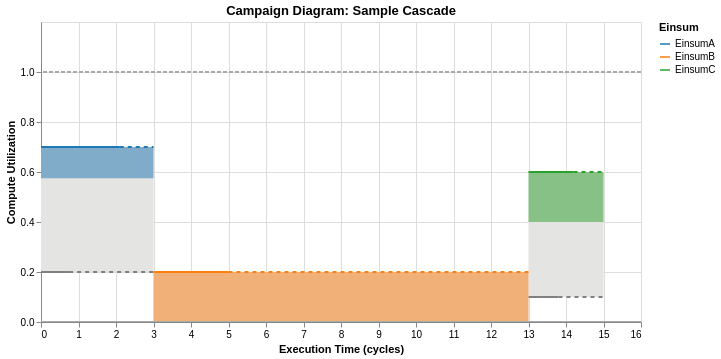

Notebook code cell kept with this figure:
### Code cell
campaign_diagram1 = CampaignDiagram(cascade1)
viz = campaign_diagram1.draw(
    guard_position="below",     # or "above", "centered"
    #dual_mode=True,  # dual_mode vs colocated mode. 
    #include_boundaries=True, # draws a vertical line to separate out fusion groups
    return_df=False #True, returns a pandas dataframe of the data used to plot the campaign diagram
)
viz.interactive()

### Figure 1 — Vega-Lite specification as saved in the notebook (floating-point values rounded to 4 significant figures)
{"config": {"view": {"continuousWidth": 300, "continuousHeight": 300}}, "layer": [{"layer": [{"layer": [{"layer": [{"mark": {"type": "rect", "color": "#E4E4E2"}, "encoding": {"tooltip": [{"field": "Einsum", "type": "nominal"}, {"field": "runtime", "type": "quantitative"}, {"field": "og_runtime", "type": "quantitative"}, {"field": "Memory_Utilization", "type": "quantitative"}, {"field": "Compute_Utilization", "type": "quantitative"}, {"field": "Compute_Utilization_plot", "type": "quantitative"}, {"field": "fusion_group", "type": "nominal"}, {"field": "memory_well", "type": "quantitative"}, {"field": "full_End_Time", "type": "quantitative"}, {"field": "throttled_duration", "type": "quantitative"}, {"field": "mem_throttled_duration", "type": "quantitative"}, {"field": "comp_throttled_duration", "type": "quantitative"}, {"field": "comp_perc", "type": "quantitative"}, {"field": "bw_perc", "type": "quantitative"}, {"field": "compute_type", "type": "nominal"}, {"field": "memory_type", "type": "nominal"}], "x": {"field": "Time_Stamp", "type": "quantitative"}, "x2": {"field": "full_End_Time"}, "y": {"field": "compute_limit_bot", "type": "quantitative"}, "y2": {"field": "compute_limit_top"}}, "name": "view_3180b47281475770_0", "transform": [{"calculate": "datum.Compute_Utilization_plot", "as": "compute_limit_top"}, {"calculate": "datum.Compute_Utilization_plot - 0.5 * datum.memory_well", "as": "compute_limit_bot"}, {"calculate": "datum.Compute_Utilization_plot - datum.Memory_Utilization * 0.5", "as": "y1"}, {"calculate": "datum.Compute_Utilization_plot", "as": "y2"}]}, {"mark": {"type": "rule", "color": "gray", "size": 2, "strokeDash": [0, 0]}, "encoding": {"tooltip": [{"field": "Einsum", "type": "nominal"}, {"field": "runtime", "type": "quantitative"}, {"field": "og_runtime", "type": "quantitative"}, {"field": "Memory_Utilization", "type": "quantitative"}, {"field": "Compute_Utilization", "type": "quantitative"}, {"field": "Compute_Utilization_plot", "type": "quantitative"}, {"field": "fusion_group", "type": "nominal"}, {"field": "memory_well", "type": "quantitative"}, {"field": "full_End_Time", "type": "quantitative"}, {"field": "throttled_duration", "type": "quantitative"}, {"field": "mem_throttled_duration", "type": "quantitative"}, {"field": "comp_throttled_duration", "type": "quantitative"}, {"field": "comp_perc", "type": "quantitative"}, {"field": "bw_perc", "type": "quantitative"}, {"field": "compute_type", "type": "nominal"}, {"field": "memory_type", "type": "nominal"}], "x": {"field": "Time_Stamp", "type": "quantitative"}, "x2": {"field": "mb_End_Time"}, "y": {"field": "compute_limit_bot", "type": "quantitative"}}, "transform": [{"calculate": "datum.Compute_Utilization_plot", "as": "compute_limit_top"}, {"calculate": "datum.Compute_Utilization_plot - 0.5 * datum.memory_well", "as": "compute_limit_bot"}, {"calculate": "datum.Compute_Utilization_plot - datum.Memory_Utilization * 0.5", "as": "y1"}, {"calculate": "datum.Compute_Utilization_plot", "as": "y2"}]}]}, {"mark": {"type": "rect", "opacity": 0.5}, "encoding": {"color": {"field": "Einsum", "legend": null, "scale": {"domain": ["EinsumA", "EinsumB", "EinsumC"], "range": ["#1f77b4", "#ff7f0e", "#2ca02c"]}, "sort": ["EinsumA", "EinsumB", "EinsumC"], "type": "nominal"}, "tooltip": [{"field": "Einsum", "type": "nominal"}, {"field": "runtime", "type": "quantitative"}, {"field": "og_runtime", "type": "quantitative"}, {"field": "Memory_Utilization", "type": "quantitative"}, {"field": "Compute_Utilization", "type": "quantitative"}, {"field": "Compute_Utilization_plot", "type": "quantitative"}, {"field": "fusion_group", "type": "nominal"}, {"field": "memory_well", "type": "quantitative"}, {"field": "full_End_Time", "type": "quantitative"}, {"field": "throttled_duration", "type": "quantitative"}, {"field": "mem_throttled_duration", "type": "quantitative"}, {"field": "comp_throttled_duration", "type": "quantitative"}, {"field": "comp_perc", "type": "quantitative"}, {"field": "bw_perc", "type": "quantitative"}, {"field": "compute_type", "type": "nominal"}, {"field": "memory_type", "type": "nominal"}], "x": {"field": "Time_Stamp", "type": "quantitative"}, "x2": {"field": "full_End_Time"}, "y": {"field": "y1", "type": "quantitative"}, "y2": {"field": "y2"}}, "transform": [{"calculate": "datum.Compute_Utilization_plot", "as": "compute_limit_top"}, {"calculate": "datum.Compute_Utilization_plot - 0.5 * datum.memory_well", "as": "compute_limit_bot"}, {"calculate": "datum.Compute_Utilization_plot - datum.Memory_Utilization * 0.5", "as": "y1"}, {"calculate": "datum.Compute_Utilization_plot", "as": "y2"}]}, {"mark": {"type": "line", "interpolate": "step-after", "size": 2}, "encoding": {"color": {"field": "Einsum", "legend": null, "scale": {"domain": ["EinsumA", "EinsumB", "EinsumC"], "range": ["#1f77b4", "#ff7f0e", "#2ca02c"]}, "sort": ["EinsumA", "EinsumB", "EinsumC"], "type": "nominal"}, "tooltip": [{"field": "Einsum", "type": "nominal"}, {"field": "runtime", "type": "quantitative"}, {"field": "og_runtime", "type": "quantitative"}, {"field": "Memory_Utilization", "type": "quantitative"}, {"field": "Compute_Utilization", "type": "quantitative"}, {"field": "Compute_Utilization_plot", "type": "quantitative"}, {"field": "fusion_group", "type": "nominal"}, {"field": "memory_well", "type": "quantitative"}, {"field": "full_End_Time", "type": "quantitative"}, {"field": "throttled_duration", "type": "quantitative"}, {"field": "mem_throttled_duration", "type": "quantitative"}, {"field": "comp_throttled_duration", "type": "quantitative"}, {"field": "comp_perc", "type": "quantitative"}, {"field": "bw_perc", "type": "quantitative"}, {"field": "compute_type", "type": "nominal"}, {"field": "memory_type", "type": "nominal"}], "x": {"field": "Time_Stamp", "type": "quantitative"}, "x2": {"field": "cb_End_Time"}, "y": {"axis": {"labelExpr": "format(datum.value, '.1f')", "title": "Compute Utilization", "values": [0, 0.2, 0.4, 0.6, 0.8, 1.0]}, "field": "Compute_Utilization_plot", "scale": {"domain": [0, 1.2]}, "title": "Compute Utilization", "type": "quantitative"}}, "transform": [{"calculate": "datum.Compute_Utilization_plot", "as": "compute_limit_top"}, {"calculate": "datum.Compute_Utilization_plot - 0.5 * datum.memory_well", "as": "compute_limit_bot"}, {"calculate": "datum.Compute_Utilization_plot - datum.Memory_Utilization * 0.5", "as": "y1"}, {"calculate": "datum.Compute_Utilization_plot", "as": "y2"}]}, {"mark": {"type": "rule", "color": "gray", "size": 2, "strokeDash": [4, 4]}, "encoding": {"tooltip": [{"field": "Einsum", "type": "nominal"}, {"field": "runtime", "type": "quantitative"}, {"field": "og_runtime", "type": "quantitative"}, {"field": "Memory_Utilization", "type": "quantitative"}, {"field": "Compute_Utilization", "type": "quantitative"}, {"field": "Compute_Utilization_plot", "type": "quantitative"}, {"field": "fusion_group", "type": "nominal"}, {"field": "memory_well", "type": "quantitative"}, {"field": "full_End_Time", "type": "quantitative"}, {"field": "throttled_duration", "type": "quantitative"}, {"field": "mem_throttled_duration", "type": "quantitative"}, {"field": "comp_throttled_duration", "type": "quantitative"}, {"field": "comp_perc", "type": "quantitative"}, {"field": "bw_perc", "type": "quantitative"}, {"field": "compute_type", "type": "nominal"}, {"field": "memory_type", "type": "nominal"}], "x": {"field": "mb_End_Time", "type": "quantitative"}, "x2": {"field": "full_End_Time"}, "y": {"field": "compute_limit_bot", "type": "quantitative"}}, "transform": [{"calculate": "datum.Compute_Utilization_plot", "as": "compute_limit_top"}, {"calculate": "datum.Compute_Utilization_plot - 0.5 * datum.memory_well", "as": "compute_limit_bot"}, {"calculate": "datum.Compute_Utilization_plot - datum.Memory_Utilization * 0.5", "as": "y1"}, {"calculate": "datum.Compute_Utilization_plot", "as": "y2"}]}, {"data": {"name": "data-58513c3f7f2ed5a7aa501408009bf5e5"}, "mark": {"type": "rule", "size": 2, "strokeDash": [4, 4]}, "encoding": {"color": {"field": "Einsum", "legend": null, "scale": {"domain": ["EinsumA", "EinsumB", "EinsumC"], "range": ["#1f77b4", "#ff7f0e", "#2ca02c"]}, "sort": ["EinsumA", "EinsumB", "EinsumC"], "type": "nominal"}, "tooltip": [{"field": "Einsum", "type": "nominal"}, {"field": "x", "type": "quantitative"}, {"field": "x2", "type": "quantitative"}], "x": {"field": "x", "type": "quantitative"}, "x2": {"field": "x2"}, "y": {"field": "y", "type": "quantitative"}}}], "data": {"name": "data-39fc3809a14fed9a39509a4b1327930c"}, "encoding": {"x": {"field": "Time_Stamp", "title": "Execution Time (cycles)", "type": "quantitative"}}, "resolve": {"scale": {"color": "independent"}}}, {"data": {"name": "data-62270e77d641448c13ff0a9fcf3e6578"}, "mark": {"type": "rule", "color": "darkgray", "size": 2, "strokeDash": [4, 2]}, "encoding": {"y": {"field": "y", "type": "quantitative"}}}]}, {"data": {"name": "data-87e69d7a9d7ae5b02a22f807b2d20c57"}, "mark": {"type": "rule", "color": "darkgray", "size": 2, "strokeDash": [0, 0]}, "encoding": {"y": {"field": "y", "type": "quantitative"}}}, {"data": {"name": "data-9145d7b3939a01dab6b165bf595666f4"}, "mark": {"type": "line", "opacity": 0}, "encoding": {"color": {"field": "Einsum", "legend": {"title": "Einsum"}, "scale": {"domain": ["EinsumA", "EinsumB", "EinsumC"], "range": ["#1f77b4", "#ff7f0e", "#2ca02c"]}, "sort": ["EinsumA", "EinsumB", "EinsumC"], "type": "nominal"}}}], "height": 300, "params": [{"name": "param_1e9efca18e7a2868", "select": {"type": "interval", "encodings": ["x", "y"]}, "bind": "scales", "views": ["view_3180b47281475770_0"]}], "title": "Campaign Diagram: Sample Cascade", "width": 600, "$schema": "https://vega.github.io/schema/vega-lite/v6.4.1.json", "datasets": {"data-39fc3809a14fed9a39509a4b1327930c": [{"Einsum": "EinsumA", "fusion_group": null, "fusion_type": "NONE", "Starting_Time": 0.0, "Time_Stamp": 0.0, "End_Time": 2.1, "cb_End_Time": 2.1, "mb_End_Time": 0.75, "full_End_Time": 3.0, "runtime": 3, "og_runtime": 3, "Compute_Utilization": 0.7, "Compute_Utilization_plot": 0.7, "Memory_Utilization": 0.25, "Memory_Utilization_plot": 0.25, "memory_well": 1.0, "cutil_start": 0.0, "mutil_start": 0.0, "compute_color": "#332288", "bw_color": "#9990C3", "throttled": true, "throttled_duration": 0.9, "mem_throttled_duration": 2.25, "comp_throttled_duration": 0.9, "comp_perc": 1.0, "bw_perc": 1.0, "compute_type": "Compute Pool", "memory_type": "Memory Pool"}, {"Einsum": "EinsumB", "fusion_group": null, "fusion_type": "NONE", "Starting_Time": 3.0, "Time_Stamp": 3.0, "End_Time": 12.0, "cb_End_Time": 5.0, "mb_End_Time": 12.0, "full_End_Time": 13.0, "runtime": 10, "og_runtime": 10, "Compute_Utilization": 0.2, "Compute_Utilization_plot": 0.2, "Memory_Utilization": 0.9, "Memory_Utilization_plot": 0.9, "memory_well": 1.0, "cutil_start": 0.0, "mutil_start": 0.0, "compute_color": "#117733", "bw_color": "#88BB99", "throttled": true, "throttled_duration": 1.0, "mem_throttled_duration": 1.0, "comp_throttled_duration": 8.0, "comp_perc": 1.0, "bw_perc": 1.0, "compute_type": "Compute Pool", "memory_type": "Memory Pool"}, {"Einsum": "EinsumC", "fusion_group": null, "fusion_type": "NONE", "Starting_Time": 13.0, "Time_Stamp": 13.0, "End_Time": 14.2, "cb_End_Time": 14.2, "mb_End_Time": 13.8, "full_End_Time": 15.0, "runtime": 2, "og_runtime": 2, "Compute_Utilization": 0.6, "Compute_Utilization_plot": 0.6, "Memory_Utilization": 0.4, "Memory_Utilization_plot": 0.4, "memory_well": 1.0, "cutil_start": 0.0, "mutil_start": 0.0, "compute_color": "#882255", "bw_color": "#C390AA", "throttled": true, "throttled_duration": 0.8, "mem_throttled_duration": 1.2, "comp_throttled_duration": 0.8, "comp_perc": 1.0, "bw_perc": 1.0, "compute_type": "Compute Pool", "memory_type": "Memory Pool"}], "data-58513c3f7f2ed5a7aa501408009bf5e5": [{"Einsum": "EinsumA", "x": 2.1, "x2": 3.0, "y": 0.7, "color": "#332288"}, {"Einsum": "EinsumB", "x": 5.0, "x2": 13.0, "y": 0.2, "color": "#117733"}, {"Einsum": "EinsumC", "x": 14.2, "x2": 15.0, "y": 0.6, "color": "#882255"}], "data-62270e77d641448c13ff0a9fcf3e6578": [{"y": 1.0}], "data-87e69d7a9d7ae5b02a22f807b2d20c57": [{"y": 0.0}], "data-9145d7b3939a01dab6b165bf595666f4": [{"Einsum": "EinsumA", "fusion_group": null, "fusion_type": "NONE", "Starting_Time": 0.0, "Time_Stamp": 0.0, "End_Time": 2.1, "cb_End_Time": 2.1, "mb_End_Time": 0.75, "full_End_Time": 3.0, "runtime": 3, "og_runtime": 3, "Compute_Utilization": 0.7, "Compute_Utilization_plot": 0.7, "Memory_Utilization": 0.25, "Memory_Utilization_plot": 0.25, "memory_well": 1.0, "cutil_start": 0.0, "mutil_start": 0.0, "compute_color": "#332288", "bw_color": "#9990C3", "throttled": true, "throttled_duration": 0.9, "mem_throttled_duration": 2.25, "comp_throttled_duration": 0.9, "comp_perc": 1.0, "bw_perc": 1.0, "compute_type": "Compute Pool", "memory_type": "Memory Pool"}]}}
